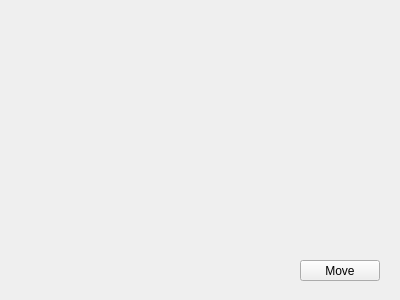
<?xml version="1.0" encoding="UTF-8"?>
<ui version="4.0">
 <class>Widget</class>
 <widget class="QWidget" name="Widget">
  <property name="geometry">
   <rect>
    <x>0</x>
    <y>0</y>
    <width>400</width>
    <height>300</height>
   </rect>
  </property>
  <property name="windowTitle">
   <string>Widget</string>
  </property>
  <widget class="QPushButton" name="pushButton">
   <property name="geometry">
    <rect>
     <x>300</x>
     <y>260</y>
     <width>80</width>
     <height>21</height>
    </rect>
   </property>
   <property name="text">
    <string>Move</string>
   </property>
  </widget>
 </widget>
 <resources/>
 <connections/>
</ui>
